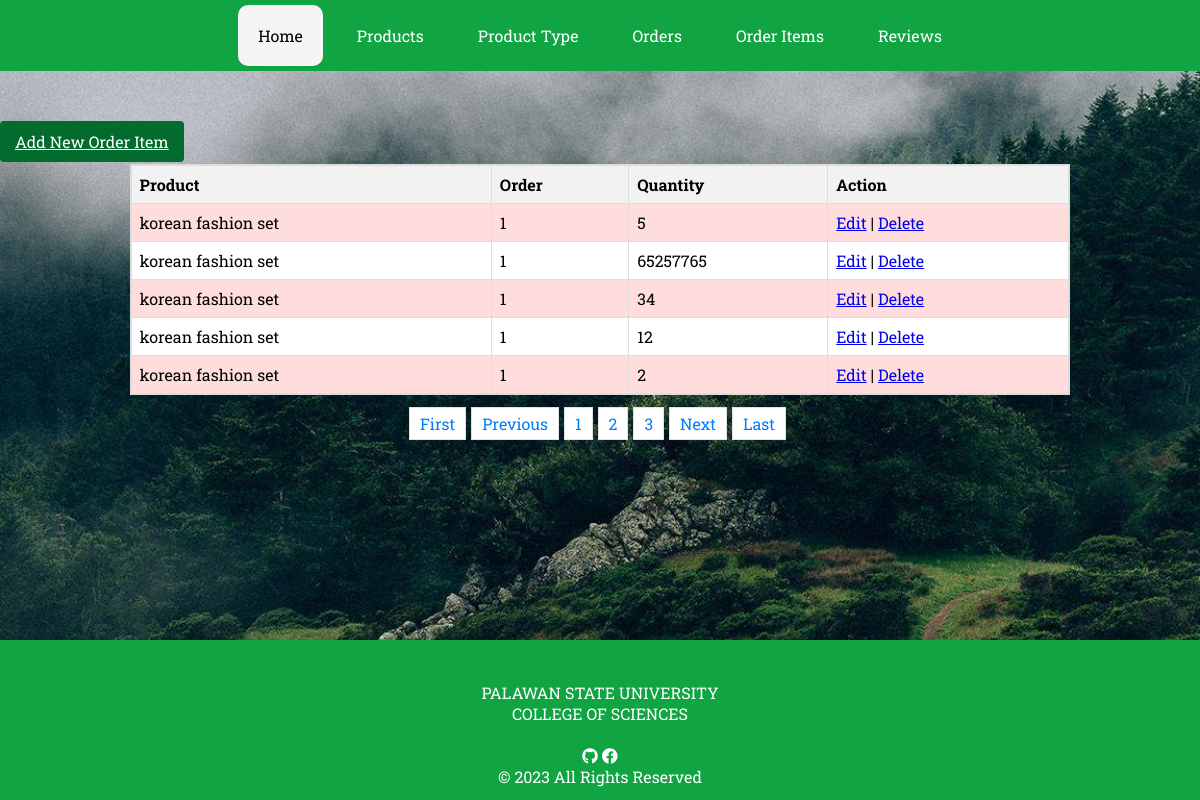
Screenshot of /orderitems/ with the database file from the repository.
### record/models.py (models this page shows, shortened)
class BaseModel(models.Model):
    created_at = models.DateTimeField(auto_now=True, db_index=True)
    updated_at = models.DateTimeField(auto_now=True)
    class Meta:
        abstract = True

class OrderItem(BaseModel):
    product = models.ForeignKey(Product, on_delete=models.CASCADE)
    order = models.ForeignKey(Order, on_delete=models.CASCADE)
    quantity = models.PositiveIntegerField()

class Product(BaseModel):
    product_id = models.AutoField(primary_key=True)
    name = models.CharField(max_length=255)
    description = models.TextField()
    price = models.DecimalField(max_digits=10, decimal_places=2)
    image = models.ImageField(upload_to='product_images/', blank=True, null=True)

class Order(BaseModel):
    order_id = models.AutoField(primary_key=True)
    customer_name = models.CharField(max_length=255)
    email = models.EmailField()
    total_amount = models.DecimalField(max_digits=10, decimal_places=2)

### record/views.py (the view)
# urls.py: path('orderitems/', OrderItemListView.as_view(), name='orderitem-list'),
class OrderItemListView(ListView):
    model = OrderItem
    template_name = 'orderItem_list.html'
    context_object_name = 'orderitem'
    paginate_by = 5
    def get_queryset(self):
        return OrderItem.objects.all()

### record/templates/orderItem_list.html
{% extends 'base.html' %}
{% load static %}
{% block content %}
  <a href="{% url 'orderitem-add' %}" class="custom-btn btn btn-primary">Add New Order Item</a><br>
  <section class="trainers-container">
    <table class="styled-table">
      <tbody>
        <tr>
          <th>Product</th>
          <th>Order</th>
          <th>Quantity</th>
          <th>Action</th>
        </tr>
        {% for orderitem in orderitem %}
          <tr>
            <td>{{ orderitem.product.name }}</td>
            <td>{{ orderitem.order.order_id }}</td>
            <td>{{ orderitem.quantity }}</td>
            <td>
              <a href="{% url 'orderitem-update' orderitem.pk %}">Edit</a> |
              <a href="{% url 'orderitem-delete' orderitem.pk %}">Delete</a>
            </td>
          </tr>
        {% empty %}
          <tr>
            <td colspan="4" style="text-align: center;">
              <p>No Records Found</p>
            </td>
          </tr>
        {% endfor %}
      </tbody>
    </table>
  </section>
  <div>
    {% include 'includes/pagination.html' %}
  </div>
{% endblock %}

### record/static/css/style.css (style rules this page uses)
* { margin: 0; padding: 0; font-family: 'Roboto Slab'; }
body { background-image: url('../images/bg.jpg'); background-size: cover; background-position: center; background-attachment: fixed; height: 100%; margin: 0; padding: 0; }
.custom-btn.btn.btn-primary { background-color: rgb(3, 107, 46); color: white; padding: 10px 15px; border-radius: 4px; cursor: pointer; }
.trainers-container { min-height: auto; border-collapse: collapse; margin: 1%; display: flex; justify-content: center; }
.trainers-container table { border-collapse: collapse; background-color: white; border: 2px solid #dddddd; }
.trainers-container th, .trainers-container td { border: 1px solid #dddddd; text-align: left; padding: 8px; }
.trainers-container th { background-color: white; }
.styled-table { width: 80%; border-collapse: collapse; border: 1px solid #ddd; }
.styled-table th { background-color: #f2f2f2; padding: 8px; text-align: left; border: 1px solid #ddd; }
.styled-table td { padding: 8px; text-align: left; border: 1px solid #ddd; }
.styled-table tbody tr:nth-child(even) { background-color: #ffdddd; }
.styled-table tbody tr:nth-child(odd) { background-color: #ffffff; }

### rows the page displays
OrderItem: product.name "korean fashion set", order.order_id "1", quantity "5"
OrderItem: product.name "korean fashion set", order.order_id "1", quantity "65257765"
OrderItem: product.name "korean fashion set", order.order_id "1", quantity "34"
OrderItem: product.name "korean fashion set", order.order_id "1", quantity "12"
OrderItem: product.name "korean fashion set", order.order_id "1", quantity "2"

### other values shown
{{ page_num }} "1"
{{ page_num }} "2" "3"
